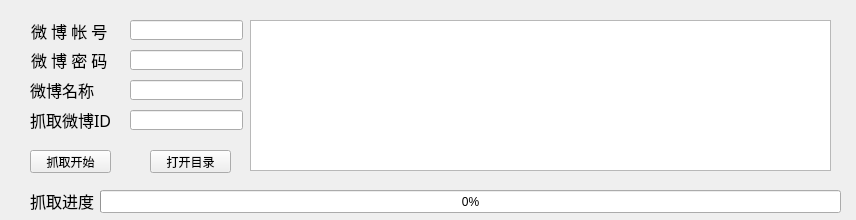
<?xml version="1.0" encoding="UTF-8"?>
<ui version="4.0">
 <class>Form</class>
 <widget class="QWidget" name="Form">
  <property name="geometry">
   <rect>
    <x>0</x>
    <y>0</y>
    <width>856</width>
    <height>220</height>
   </rect>
  </property>
  <property name="windowTitle">
   <string>微博相册抓取</string>
  </property>
  <widget class="QLabel" name="label">
   <property name="geometry">
    <rect>
     <x>31</x>
     <y>20</y>
     <width>101</width>
     <height>21</height>
    </rect>
   </property>
   <property name="font">
    <font>
     <family>宋体</family>
     <pointsize>12</pointsize>
    </font>
   </property>
   <property name="text">
    <string>微 博 帐 号</string>
   </property>
  </widget>
  <widget class="QLineEdit" name="usernameEdit">
   <property name="geometry">
    <rect>
     <x>130</x>
     <y>20</y>
     <width>113</width>
     <height>20</height>
    </rect>
   </property>
  </widget>
  <widget class="QLabel" name="label_2">
   <property name="geometry">
    <rect>
     <x>31</x>
     <y>49</y>
     <width>101</width>
     <height>21</height>
    </rect>
   </property>
   <property name="font">
    <font>
     <family>宋体</family>
     <pointsize>12</pointsize>
    </font>
   </property>
   <property name="text">
    <string>微 博 密 码</string>
   </property>
  </widget>
  <widget class="QLineEdit" name="passwordEdit">
   <property name="geometry">
    <rect>
     <x>130</x>
     <y>50</y>
     <width>113</width>
     <height>20</height>
    </rect>
   </property>
   <property name="echoMode">
    <enum>QLineEdit::Password</enum>
   </property>
  </widget>
  <widget class="QLabel" name="label_3">
   <property name="geometry">
    <rect>
     <x>30</x>
     <y>79</y>
     <width>101</width>
     <height>21</height>
    </rect>
   </property>
   <property name="font">
    <font>
     <family>宋体</family>
     <pointsize>12</pointsize>
    </font>
   </property>
   <property name="text">
    <string>微博名称</string>
   </property>
  </widget>
  <widget class="QLineEdit" name="weibonameEdit">
   <property name="geometry">
    <rect>
     <x>130</x>
     <y>80</y>
     <width>113</width>
     <height>20</height>
    </rect>
   </property>
  </widget>
  <widget class="QLabel" name="label_4">
   <property name="geometry">
    <rect>
     <x>30</x>
     <y>109</y>
     <width>101</width>
     <height>21</height>
    </rect>
   </property>
   <property name="font">
    <font>
     <family>宋体</family>
     <pointsize>12</pointsize>
    </font>
   </property>
   <property name="text">
    <string>抓取微博ID</string>
   </property>
  </widget>
  <widget class="QLineEdit" name="weibouidEdit">
   <property name="geometry">
    <rect>
     <x>130</x>
     <y>110</y>
     <width>113</width>
     <height>20</height>
    </rect>
   </property>
  </widget>
  <widget class="QPushButton" name="runButton">
   <property name="geometry">
    <rect>
     <x>30</x>
     <y>150</y>
     <width>81</width>
     <height>23</height>
    </rect>
   </property>
   <property name="text">
    <string>抓取开始</string>
   </property>
  </widget>
  <widget class="QListWidget" name="showListWidget">
   <property name="geometry">
    <rect>
     <x>250</x>
     <y>20</y>
     <width>581</width>
     <height>151</height>
    </rect>
   </property>
  </widget>
  <widget class="QPushButton" name="openButton">
   <property name="geometry">
    <rect>
     <x>150</x>
     <y>150</y>
     <width>81</width>
     <height>23</height>
    </rect>
   </property>
   <property name="text">
    <string>打开目录</string>
   </property>
  </widget>
  <widget class="QProgressBar" name="pBar">
   <property name="geometry">
    <rect>
     <x>100</x>
     <y>190</y>
     <width>741</width>
     <height>23</height>
    </rect>
   </property>
   <property name="value">
    <number>0</number>
   </property>
  </widget>
  <widget class="QLabel" name="jinduTitle">
   <property name="geometry">
    <rect>
     <x>30</x>
     <y>190</y>
     <width>71</width>
     <height>21</height>
    </rect>
   </property>
   <property name="font">
    <font>
     <family>宋体</family>
     <pointsize>12</pointsize>
    </font>
   </property>
   <property name="text">
    <string>抓取进度</string>
   </property>
  </widget>
 </widget>
 <resources/>
 <connections/>
</ui>
